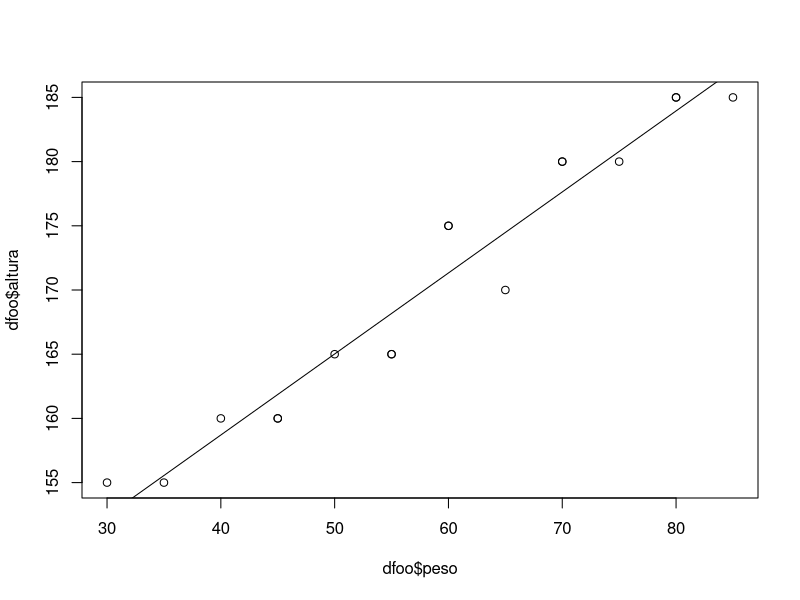
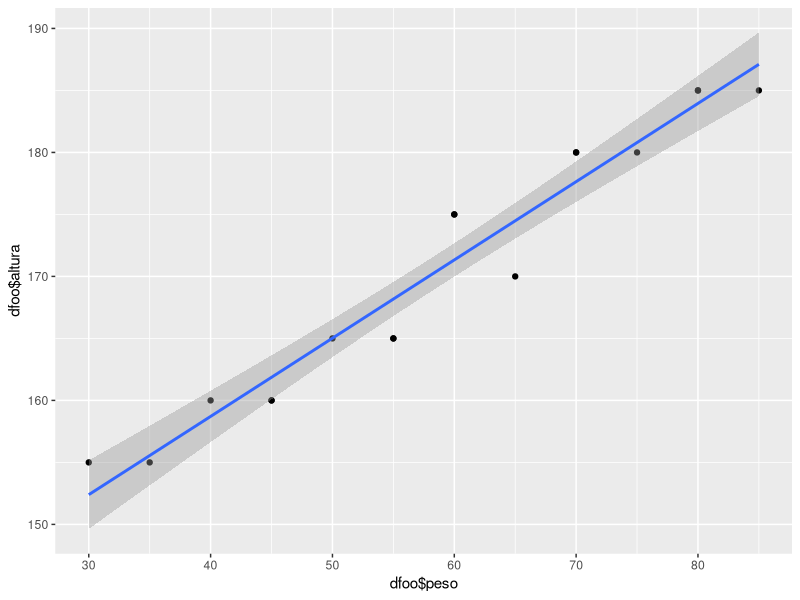
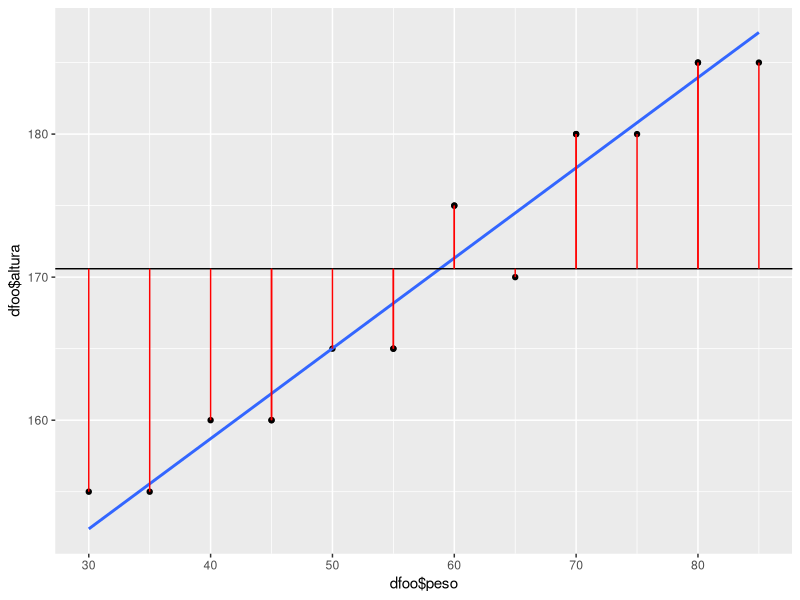
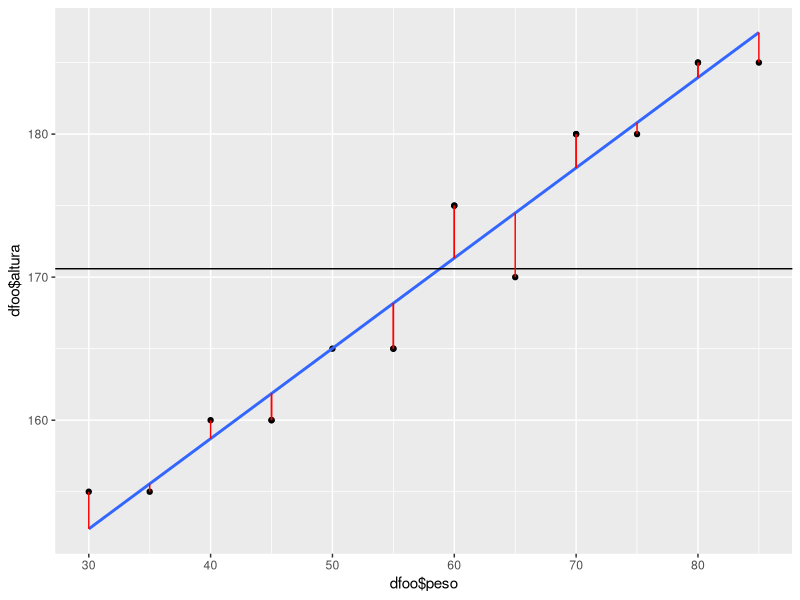

These charts were generated, in order, by the following R code:
peso=c(60,55,70,45,80,35,65,50,75,40,85,30,60,55,70,45,80)
genero=c('m','f','m','f','m','f','m','f','m','f','m','f','m','f','m','f','m')
idade=c(25,40,55,35,60,20,45,30,50,25,65,18,40,35,55,40,60)
altura=c(175,165,180,160,185,155,170,165,180,160,185,155,175,165,180,160,185)
dfoo = data.frame(peso, genero, idade, altura)

plot(dfoo$altura ~ dfoo$peso)

modelo1 <- lm(dfoo$altura ~dfoo$peso)
modelo1

cor(dfoo$altura, dfoo$peso)

abline(133.468 , 0.631)

library(ggplot2)

ggplot(mapping = aes(dfoo$peso, dfoo$altura)) +
  geom_point() + 
  geom_smooth(method = "lm")

retas <- ggplot(mapping = aes(dfoo$peso, dfoo$altura)) +
  geom_point() +
  geom_smooth(se = FALSE, method = "lm") +
  geom_hline(yintercept = mean(dfoo$altura))


media_altura = mean(dfoo$altura)
media_altura

retas + geom_segment(aes(x = dfoo$peso, y = dfoo$altura, xend = dfoo$peso, yend =
                           mean(dfoo$altura)), color="red")

retas + geom_segment(aes(x = dfoo$peso, y = dfoo$altura, xend = dfoo$peso, yend =
                           predict(lm(dfoo$altura ~ dfoo$peso))), color="red")

SQt <- sum((mean(dfoo$altura) - dfoo$altura)** 2)

SQres <- sum((predict(lm(dfoo$altura ~ dfoo$peso)) - dfoo$altura)**2) 

R2 <- (SQt - SQres) / SQt
R2

summary(modelo1)
